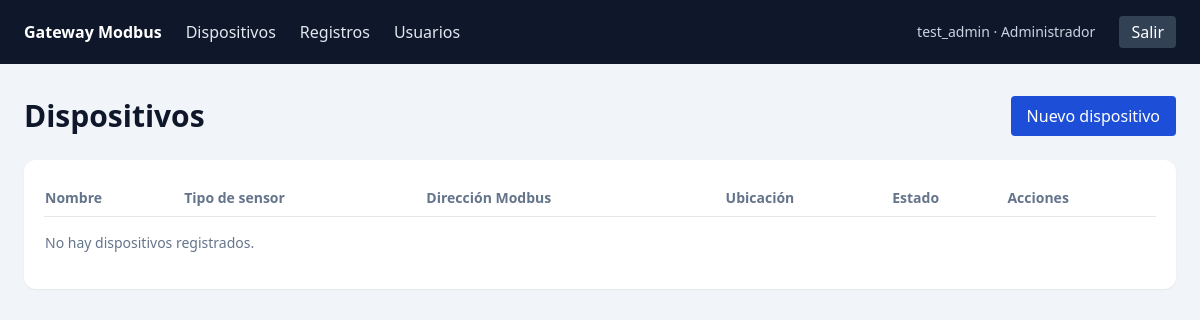
Page /devices/ (signed in) on the earlier database version.
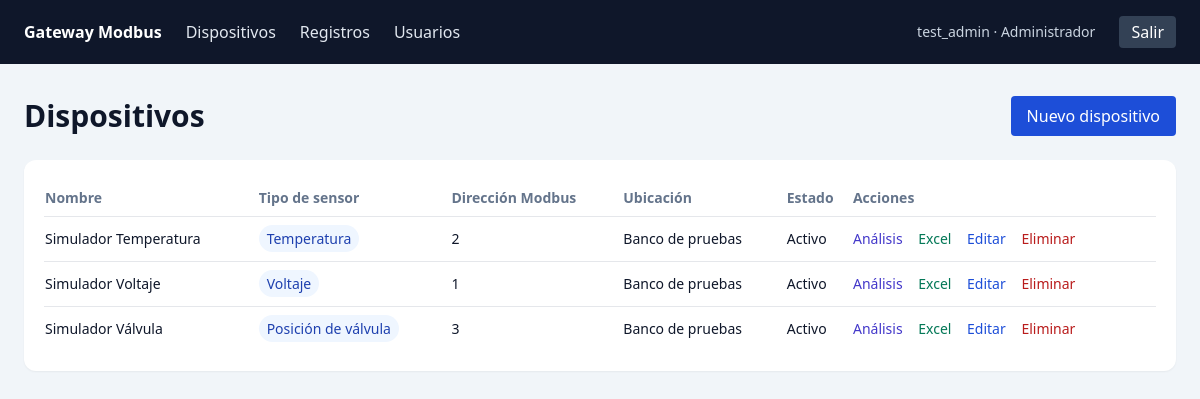
Same page on the later database version.
### accounts/models.py (models this page shows, shortened)
class User(AbstractUser):
    class Role(models.TextChoices):
        ADMINISTRATOR = "admin", "Administrador"
        OPERATOR = "operator", "Operador"
    role = models.CharField(
        "rol",
        max_length=10,
        choices=Role.choices,
        default=Role.OPERATOR,
    )
    @property
    def has_admin_access(self):
        return self.is_superuser or self.role == self.Role.ADMINISTRATOR

### iot_core/models.py (models this page shows, shortened)
class Device(models.Model):
    class SensorType(models.TextChoices):
        VOLTAGE = "voltage", "Voltaje"
        TEMPERATURE = "temperature", "Temperatura"
        VALVE_POSITION = "valve_position", "Posición de válvula"
        OTHER = "other", "Otro"
    SENSOR_UNITS = {
        SensorType.VOLTAGE: "V",
        SensorType.TEMPERATURE: "°C",
        SensorType.VALVE_POSITION: "%",
        SensorType.OTHER: "",
    }
    name = models.CharField("nombre", max_length=120)
    sensor_type = models.CharField(
        "tipo de sensor",
        max_length=20,
        choices=SensorType.choices,
        default=SensorType.OTHER,
    )
    modbus_address = models.PositiveSmallIntegerField(
        "dirección Modbus",
        validators=[MinValueValidator(1), MaxValueValidator(247)],
    )
    location = models.CharField("ubicación", max_length=200)
    is_active = models.BooleanField("activo", default=True)
    class Meta:
        ordering = ("name",)
        verbose_name = "dispositivo"
        verbose_name_plural = "dispositivos"

### iot_core/views.py (the view)
# urls.py: path("devices/", DeviceListView.as_view(), name="device_list"),
class DeviceListView(LoginRequiredMixin, ListView):
    model = Device
    template_name = "iot_core/device_list.html"
    context_object_name = "devices"

### templates/iot_core/device_list.html (shortened to what this page needs)
{% extends "base.html" %}
{% block content %}
<div class="mb-6 flex items-center justify-between">
  <h1 class="text-3xl font-semibold">Dispositivos</h1>
  {% if user.has_admin_access %}<a class="rounded bg-blue-700 px-4 py-2 text-white" href="{% url 'device_create' %}">Nuevo dispositivo</a>{% endif %}
</div>
<div class="overflow-x-auto rounded-xl bg-white p-5 shadow-sm">
  <table class="w-full text-left text-sm">
    <thead><tr class="border-b text-slate-500"><th class="py-2">Nombre</th><th>Tipo de sensor</th><th>Dirección Modbus</th><th>Ubicación</th><th>Estado</th><th>Acciones</th></tr></thead>
    <tbody>
      {% for device in devices %}
        <tr class="border-b last:border-0">
          <td class="py-3">{{ device.name }}</td>
          <td><span class="rounded-full bg-blue-50 px-2 py-1 text-blue-800">{{ device.get_sensor_type_display }}</span></td>
          <td>{{ device.modbus_address }}</td><td>{{ device.location }}</td>
          <td>{{ device.is_active|yesno:"Activo,Inactivo" }}</td>
          <td class="space-x-3 whitespace-nowrap">
            <a class="text-indigo-700" href="{% url 'device_analytics' device.pk %}">Análisis</a>
            <a class="text-emerald-700" href="{% url 'device_export' device.pk %}">Excel</a>
            {% if user.has_admin_access %}
              <a class="text-blue-700" href="{% url 'device_update' device.pk %}">Editar</a>
              <a class="text-red-700" href="{% url 'device_delete' device.pk %}">Eliminar</a>
            {% endif %}
          </td>
        </tr>
      {% empty %}
        <tr><td class="py-4 text-slate-500" colspan="6">No hay dispositivos registrados.</td></tr>
      {% endfor %}
    </tbody>
  </table>
</div>
{% endblock %}

### templates/base.html (shortened to what this page needs)
<!doctype html>
<html lang="es">
<head>
  <script src="https://cdn.tailwindcss.com"></script>
</head>
<body class="min-h-screen bg-slate-100 text-slate-900">
  <header class="bg-slate-900 text-white">
    <nav class="mx-auto flex max-w-7xl items-center gap-6 px-6 py-4">
      <a class="font-semibold" href="{% url 'dashboard' %}">Gateway Modbus</a>
      {% if user.is_authenticated %}
        <a class="text-slate-200 hover:text-white" href="{% url 'device_list' %}">Dispositivos</a>
        <a class="text-slate-200 hover:text-white" href="{% url 'record_list' %}">Registros</a>
        {% if user.has_admin_access %}
          <a class="text-slate-200 hover:text-white" href="{% url 'accounts:user_list' %}">Usuarios</a>
        {% endif %}
        <span class="ml-auto text-sm text-slate-300">{{ user.get_full_name|default:user.username }} · {{ user.get_role_display }}</span>
        <form method="post" action="{% url 'logout' %}">
          <button class="rounded bg-slate-700 px-3 py-1 hover:bg-slate-600" type="submit">Salir</button>
        </form>
      {% endif %}
    </nav>
  </header>
  <main class="mx-auto max-w-7xl px-6 py-8">
    {% block content %}{% endblock %}
  </main>
</body>
</html>

Differences in the rows shown:
added Device: name "Simulador Temperatura", sensor_type "Temperatura", modbus_address "2", location "Banco de pruebas", is_active "Activo"
added Device: name "Simulador Voltaje", sensor_type "Voltaje", modbus_address "1", location "Banco de pruebas", is_active "Activo"
added Device: name "Simulador Válvula", sensor_type "Posición de válvula", modbus_address "3", location "Banco de pruebas", is_active "Activo"
Other differences:
text no longer shown: "No hay dispositivos registrados."
